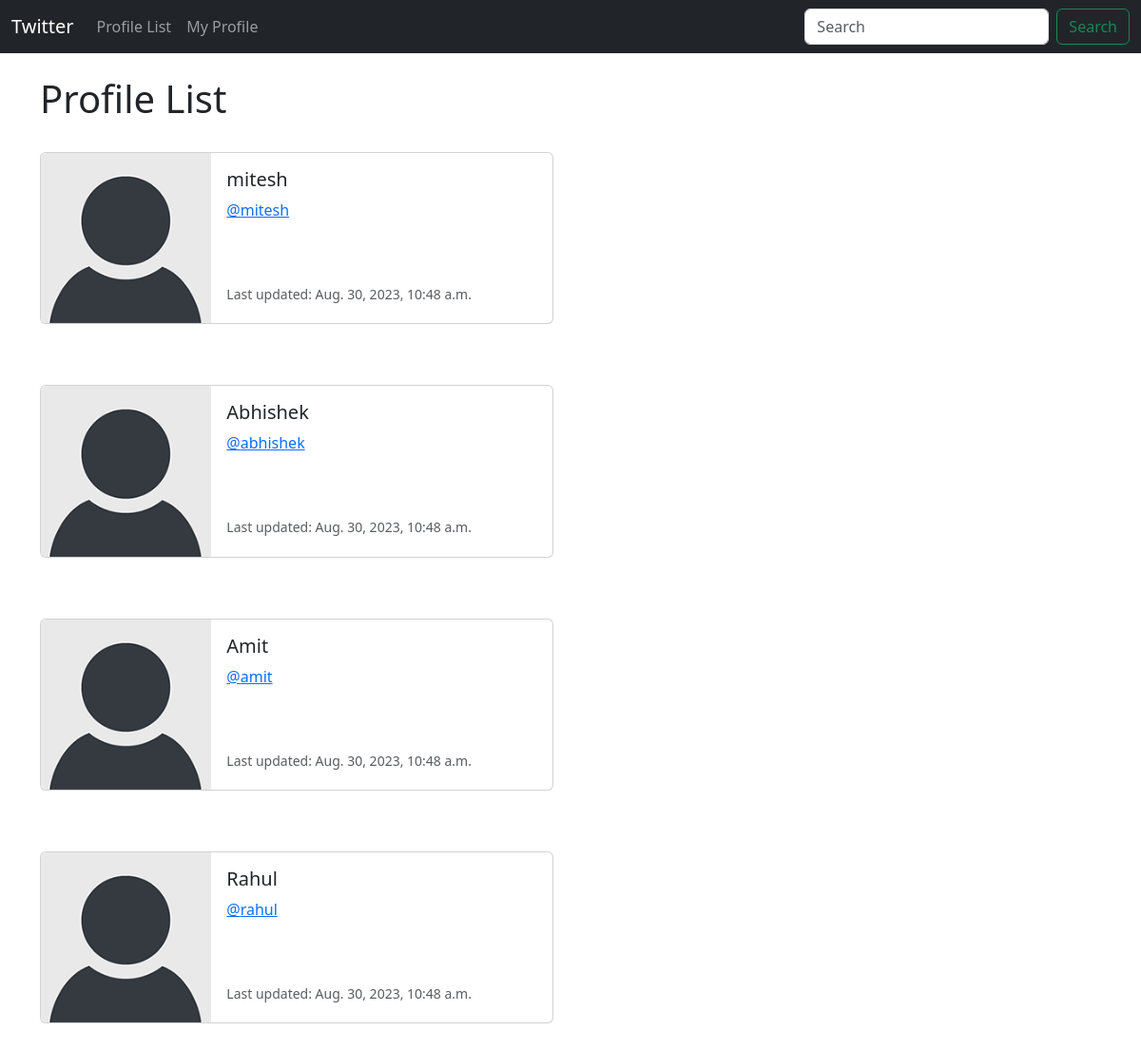
Before: /profile_list/ (signed in) with the older database file.
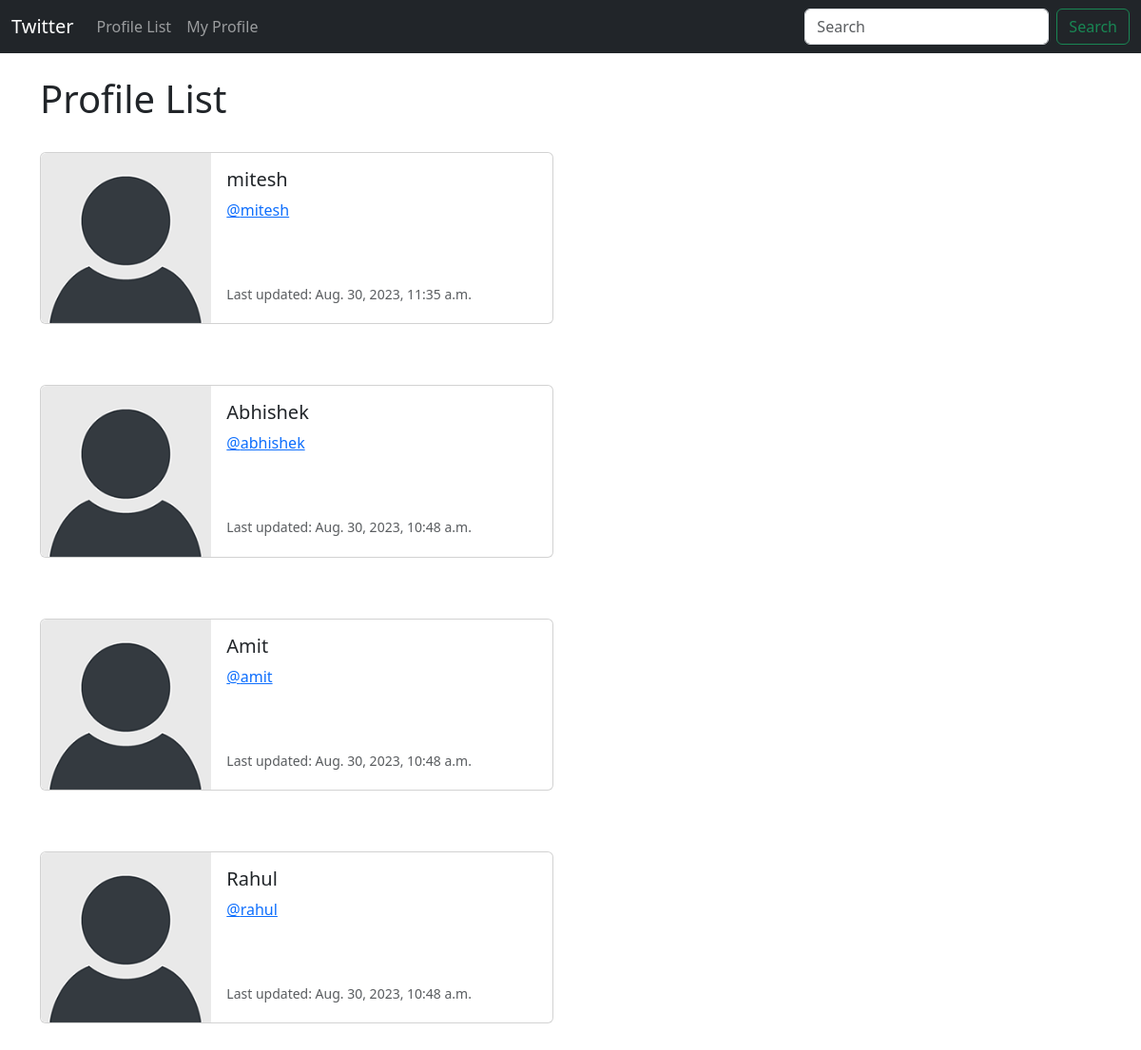
After: the same page with the newer database file.
### twitter/models.py (models this page shows, shortened)
class Profile(models.Model):
    user = models.OneToOneField(User, on_delete=models.CASCADE)
    follows = models.ManyToManyField("self", related_name="followed_by", symmetrical=False, blank=True)
    date_modified = models.DateTimeField(User, auto_now=True)

### twitter/views.py (the view)
# urls.py: path('profile_list/', views.profile_list, name='profile_list'),
def profile_list(request):
    if request.user.is_authenticated:
        profiles = Profile.objects.exclude(user=request.user)
        return render(request, 'profile_list.html', {"profiles": profiles})
    else:
        messages.success(request, ("You must be loggedin to see this page.."))
        return redirect('home')

### twitter/templates/profile_list.html
{% extends 'base.html' %}
{% load static %}
{% block content %}
    <h1>Profile List</h1>
    <br/>
    {% if profiles %}
        {% for profile in profiles %}
            <div class="card mb-3" style="max-width: 540px;">
                <div class="row g-0">
                <div class="col-md-4">
                    <img src="{% static 'images/default_profile_pic.png' %}" class="img-fluid rounded-start" alt="Profile Image">
                </div>
                <div class="col-md-8">
                    <div class="card-body">
                    <h5 class="card-title">{{ profile.user.username }}</h5>
                    <p class="card-text"><a href="{% url 'profile' profile.user.id %}">@{{ profile.user.username|lower }}</a></p> <br/><br/>
                    <p class="card-text"><small class="text-body-secondary">Last updated: {{ profile.date_modified }}</small></p>
                    </div>
                </div>
                </div>
            </div>
            <br/><br/>
        {% endfor %}
    {% endif %}
{% endblock content %}

Changed rows visible on the page:
changed Profile "mitesh": date_modified "Aug. 30, 2023, 10:48 a.m." → "Aug. 30, 2023, 11:35 a.m."
